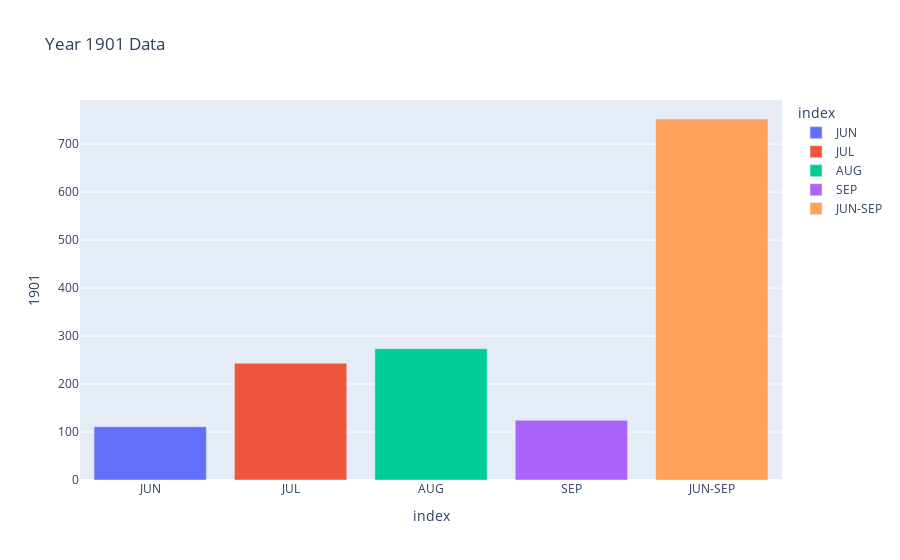

The notebook cell this image was saved under:
### Code cell
IndiaData=df.loc[1901].reset_index()
px.bar(IndiaData, x='index',y=1901, title='Year 1901 Data', color='index')

### Figure 1 — Plotly figure (JSON) as saved in the notebook; plotly's stock layout.template omitted (floating-point values rounded to 4 significant figures)
{"data": [{"alignmentgroup": "True", "hovertemplate": "index=%{x}<br>1901=%{y}<extra></extra>", "legendgroup": "JUN", "marker": {"color": "#636efa", "pattern": {"shape": ""}}, "name": "JUN", "offsetgroup": "JUN", "orientation": "v", "showlegend": true, "textposition": "auto", "type": "bar", "x": ["JUN"], "xaxis": "x", "y": [111], "yaxis": "y"}, {"alignmentgroup": "True", "hovertemplate": "index=%{x}<br>1901=%{y}<extra></extra>", "legendgroup": "JUL", "marker": {"color": "#EF553B", "pattern": {"shape": ""}}, "name": "JUL", "offsetgroup": "JUL", "orientation": "v", "showlegend": true, "textposition": "auto", "type": "bar", "x": ["JUL"], "xaxis": "x", "y": [243.2], "yaxis": "y"}, {"alignmentgroup": "True", "hovertemplate": "index=%{x}<br>1901=%{y}<extra></extra>", "legendgroup": "AUG", "marker": {"color": "#00cc96", "pattern": {"shape": ""}}, "name": "AUG", "offsetgroup": "AUG", "orientation": "v", "showlegend": true, "textposition": "auto", "type": "bar", "x": ["AUG"], "xaxis": "x", "y": [273.6], "yaxis": "y"}, {"alignmentgroup": "True", "hovertemplate": "index=%{x}<br>1901=%{y}<extra></extra>", "legendgroup": "SEP", "marker": {"color": "#ab63fa", "pattern": {"shape": ""}}, "name": "SEP", "offsetgroup": "SEP", "orientation": "v", "showlegend": true, "textposition": "auto", "type": "bar", "x": ["SEP"], "xaxis": "x", "y": [124.6], "yaxis": "y"}, {"alignmentgroup": "True", "hovertemplate": "index=%{x}<br>1901=%{y}<extra></extra>", "legendgroup": "JUN-SEP", "marker": {"color": "#FFA15A", "pattern": {"shape": ""}}, "name": "JUN-SEP", "offsetgroup": "JUN-SEP", "orientation": "v", "showlegend": true, "textposition": "auto", "type": "bar", "x": ["JUN-SEP"], "xaxis": "x", "y": [752.4], "yaxis": "y"}], "layout": {"barmode": "relative", "legend": {"title": {"text": "index"}, "tracegroupgap": 0}, "title": {"text": "Year 1901 Data"}, "xaxis": {"anchor": "y", "categoryarray": ["JUN", "JUL", "AUG", "SEP", "JUN-SEP"], "categoryorder": "array", "domain": [0, 1], "title": {"text": "index"}}, "yaxis": {"anchor": "x", "domain": [0, 1], "title": {"text": "1901"}}}}
